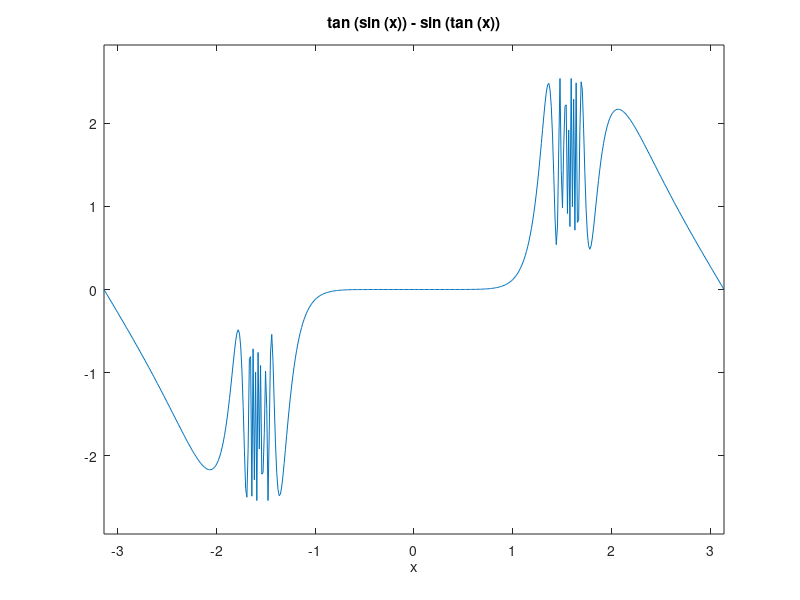

Recreate this plot in MATLAB. (Note: this script raises an error after producing the figure.)
% Iteration

%% 1. Golden spir
% equation: x = sqrt(1+x)
% phi: (1+sqrt(5))/2=1.618
% phi rate:(phi-1)/1=0.618

x=3;y=0;
while abs(x-y) >eps(x)
    y=x;
    x=sqrt(x+1)
end


% Plot golden solution
phi = x
x = -1:.02:4;
y1 = x; y2 = sqrt(1+x);
plot(x,y1,'-',x,y2,'-',phi,phi,'o')

%%
f = @(x) tan(sin(x)) - sin(tan(x));
ezplot(f, [-pi, pi])

%% fibnum increasing rate plot
n = 40; f = Fibnum(n);
x = 2:n;
y = f(x)./f(x-1);
plot(x,y,'-')

%% fibonacci number normal plot
n = 18;plot(1:n,fibonacci(n), '-')
% Semi-log scale( y=lnx(t) ) plot 
semilogy(fibonacci(18),'-o')


%% 
syms phi;
A = [[1,1];[phi, 1-phi]]; b= [1;1];
C = A \ b

%% Biorhythms.
t0 = datenum('1991-08-19')      % My Birthday.
t1 = fix(now);
t = (t1-28):1:(t1+28);
y = 100*[sin(2*pi*(t-t0)/23)
         sin(2*pi*(t-t0)/28)
         sin(2*pi*(t-t0)/33)];
plot(t,y)

%%
n = 2;
A = [0.99 0.01; -0.01 1.01];
A^n
[V,D]=eig(A)

%% Google PageRank
% init simple data
i = [2 6 3 4 4 5 6 1 1];
j = [1 1 2 2 3 3 3 4 6];
n = 6; G = sparse(i,j,1,n,n);
c = full(sum(G))
% 
p = 0.85; k = find(c~=0);
D = sparse(k,k, 1./c(k),n,n);
e = ones(n,1); I = speye(n,n);
x = (I - p*G*D)\e, x = x/sum(x); x', bar(x)


%% Exponential Test
t = 0:0.01:2;h = 0.00001; y=2.^t;
ydot = (2.^(t+h)-2.^t)/h; 
figure(1), hold on
subplot(1,2,1), plot(t,[y;ydot])
subplot(1,2,2), plot(t,ydot./y); axis([0 2 0.5 0.9])
hold off

% function s = expex(t)
% % calc exp on t
%     s=1;term = 1; n = 0;r=0;
%     while r ~= s
%         r = s; n=n+1;term = (t/n)*term; s = s+term;
%     end
% end


%% 2D firgure ploting with Complex Number
figure(2);
theta = (1:2:17)'*pi/8;
z = exp(i*theta),subplot(2,2,1), p1 = plot(z);
theta = (0:3:15)'*(2*pi/5)+pi/2;
z = exp(i*theta),subplot(2,2,2), p2 = plot(z);

set(p,'linewidth', 4, 'color', 'blue');
set(p,'linewidth', 4, 'color', 'red');
axis square, axis off


%% Magic square
% case 1: odd n.
n = 5;
[I,J] = ndgrid(1:n);
A = mod(I+J+(n-3)/2,n);B = mod(I+2*J-2,n);
M = n*A + B +1; disp(M)

% case 2: doubly-even n.
n = 8;
M = reshape(1:n^2,n,n)';
[I,J] = ndgrid(1:n);
K = fix(mod(I,4)/2) == fix(mod(J,4)/2);
M(K) = n^2 +1 -M(K); disp(M)

%% Lorenz System Plotting
% Solve over time interval [0,100] with initial conditions [1,1,1]
% ''f'' is set of differential equations
% ''a'' is array containing x, y, and z variables
% ''t'' is time variable

sigma = 10;
beta = 8/3;
rho = 28;
f = @(t,a) [-sigma*a(1) + sigma*a(2); rho*a(1) - a(2) - a(1)*a(3); -beta*a(3) + a(1)*a(2)];
[t,a] = ode45(f,[0 100],[1 1 1]);     % Runge-Kutta 4th/5th order ODE solver
plot3(a(:,1),a(:,2),a(:,3))
